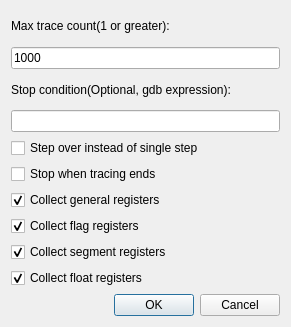
<?xml version="1.0" encoding="UTF-8"?>
<ui version="4.0">
 <class>Dialog</class>
 <widget class="QDialog" name="Dialog">
  <property name="geometry">
   <rect>
    <x>0</x>
    <y>0</y>
    <width>291</width>
    <height>327</height>
   </rect>
  </property>
  <property name="windowTitle">
   <string>Parameters for tracing</string>
  </property>
  <layout class="QGridLayout" name="gridLayout">
   <item row="0" column="0">
    <layout class="QVBoxLayout" name="verticalLayout">
     <item>
      <widget class="QLabel" name="label">
       <property name="text">
        <string>Max trace count(1 or greater):</string>
       </property>
      </widget>
     </item>
     <item>
      <widget class="QLineEdit" name="lineEdit_MaxTraceCount">
       <property name="text">
        <string>1000</string>
       </property>
      </widget>
     </item>
     <item>
      <widget class="QLabel" name="label_2">
       <property name="text">
        <string>Stop condition(Optional, gdb expression):</string>
       </property>
      </widget>
     </item>
     <item>
      <widget class="QLineEdit" name="lineEdit_StopCondition"/>
     </item>
     <item>
      <widget class="QCheckBox" name="checkBox_StepOver">
       <property name="text">
        <string>Step over instead of single step</string>
       </property>
      </widget>
     </item>
     <item>
      <widget class="QCheckBox" name="checkBox_StopAfterTrace">
       <property name="text">
        <string>Stop when tracing ends</string>
       </property>
      </widget>
     </item>
     <item>
      <widget class="QCheckBox" name="checkBox_GeneralRegisters">
       <property name="text">
        <string>Collect general registers</string>
       </property>
       <property name="checked">
        <bool>true</bool>
       </property>
      </widget>
     </item>
     <item>
      <widget class="QCheckBox" name="checkBox_FlagRegisters">
       <property name="text">
        <string>Collect flag registers</string>
       </property>
       <property name="checked">
        <bool>true</bool>
       </property>
      </widget>
     </item>
     <item>
      <widget class="QCheckBox" name="checkBox_SegmentRegisters">
       <property name="text">
        <string>Collect segment registers</string>
       </property>
       <property name="checked">
        <bool>true</bool>
       </property>
      </widget>
     </item>
     <item>
      <widget class="QCheckBox" name="checkBox_FloatRegisters">
       <property name="text">
        <string>Collect float registers</string>
       </property>
       <property name="checked">
        <bool>true</bool>
       </property>
      </widget>
     </item>
     <item>
      <widget class="QDialogButtonBox" name="buttonBox">
       <property name="orientation">
        <enum>Qt::Horizontal</enum>
       </property>
       <property name="standardButtons">
        <set>QDialogButtonBox::Cancel|QDialogButtonBox::Ok</set>
       </property>
      </widget>
     </item>
    </layout>
   </item>
  </layout>
 </widget>
 <resources/>
 <connections>
  <connection>
   <sender>buttonBox</sender>
   <signal>accepted()</signal>
   <receiver>Dialog</receiver>
   <slot>accept()</slot>
   <hints>
    <hint type="sourcelabel">
     <x>248</x>
     <y>254</y>
    </hint>
    <hint type="destinationlabel">
     <x>157</x>
     <y>274</y>
    </hint>
   </hints>
  </connection>
  <connection>
   <sender>buttonBox</sender>
   <signal>rejected()</signal>
   <receiver>Dialog</receiver>
   <slot>reject()</slot>
   <hints>
    <hint type="sourcelabel">
     <x>316</x>
     <y>260</y>
    </hint>
    <hint type="destinationlabel">
     <x>286</x>
     <y>274</y>
    </hint>
   </hints>
  </connection>
 </connections>
</ui>
